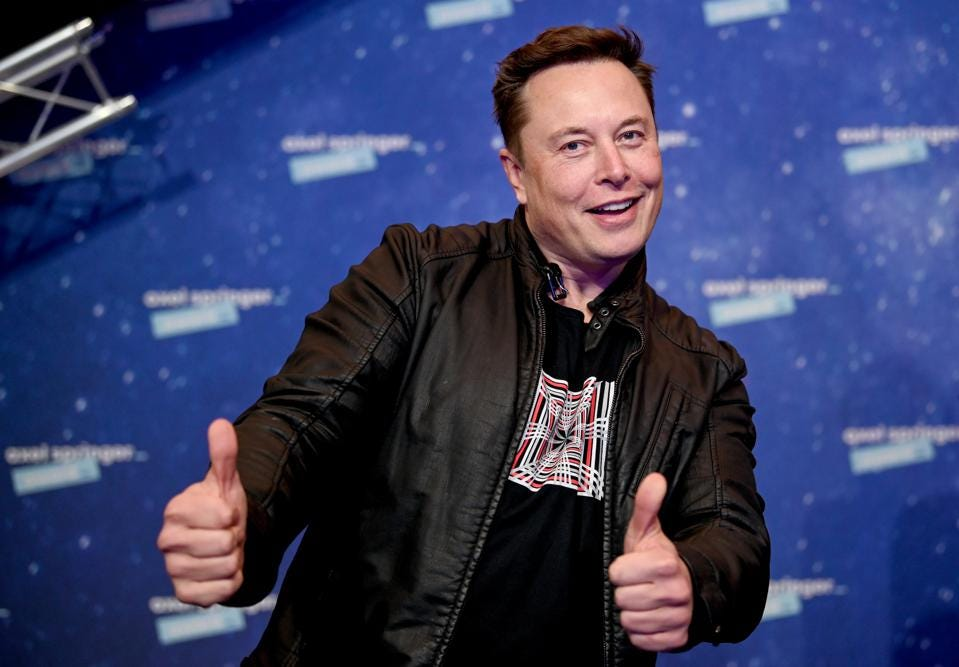
#> input picture images/people/elon.jpg, 959 x 667 px
$ jupyter execute 401-face-haar.ipynb
#> lines starting #> are read from the running program, lines starting #| are printed output that depends on the picture
[cell 1]
import cv2
from matplotlib import pyplot as plt


IMAGE_FILE = "images/people/elon.jpg"

img = cv2.imread(IMAGE_FILE)
#> img is the input picture: shape (667, 959, 3); mean B, G, R 101, 61.8, 55.5
img_rgb = cv2.cvtColor(img, cv2.COLOR_BGR2RGB)
plt.imshow(img_rgb)

[cell 2]
img_gray = cv2.cvtColor(img, cv2.COLOR_BGR2GRAY)
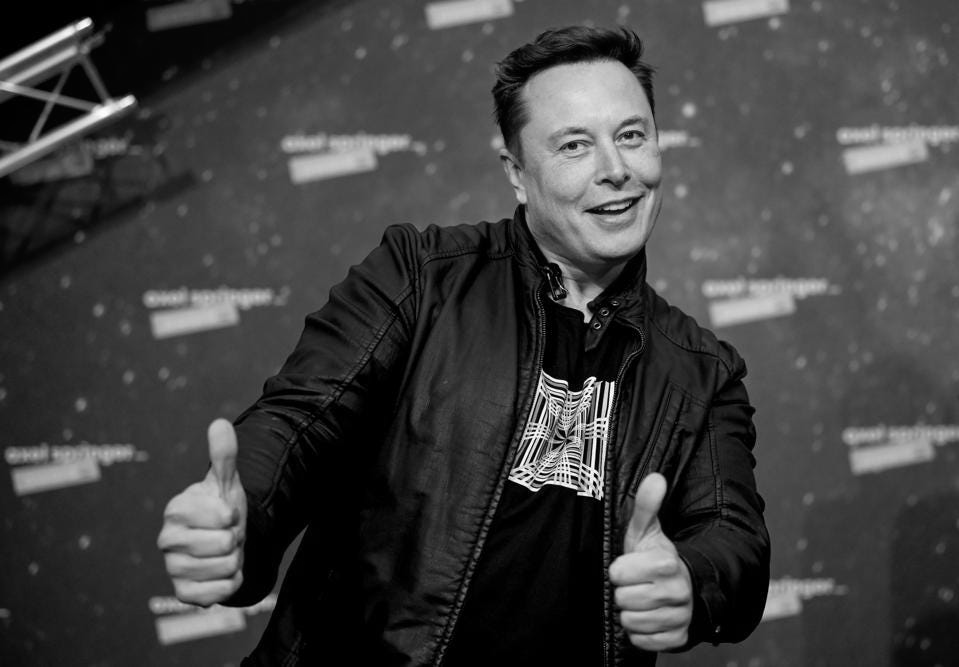
#> img_gray: shape (667, 959); min 0, max 255, mean 64.4

# url: https://github.com/opencv/opencv/tree/master/data/haarcascades
detector = cv2.CascadeClassifier('models/haarcascade_frontalface_default.xml')

found = detector.detectMultiScale(
    img_gray,
    scaleFactor=1.1,
    minNeighbors=5,
    minSize=(200, 200),
    flags=cv2.CASCADE_SCALE_IMAGE,
)
#> found = [[492, 44, 224, 224]]
print(found)
#| [[492  44 224 224]]

[cell 3]
GREEN = (0, 255, 0)
THICKENSS = 6

if len(found) != 0:
    for (x, y, width, height) in found:
        cv2.rectangle(img_rgb, (x, y), (x+height, y+width), GREEN, THICKENSS)
#> this loop made 1 pass
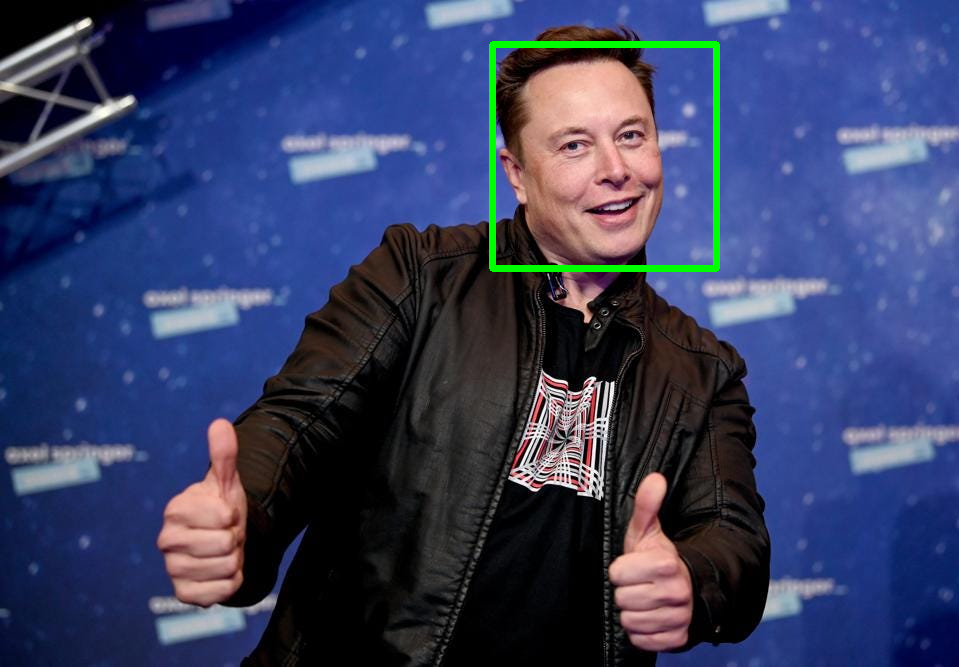
#> img_rgb: shape (667, 959, 3); mean R, G, B 54.9, 63.6, 99.8

plt.subplot(1, 1, 1)
plt.imshow(img_rgb)

$ run again, with images/people/ciheul.jpg copied over images/people/elon.jpg
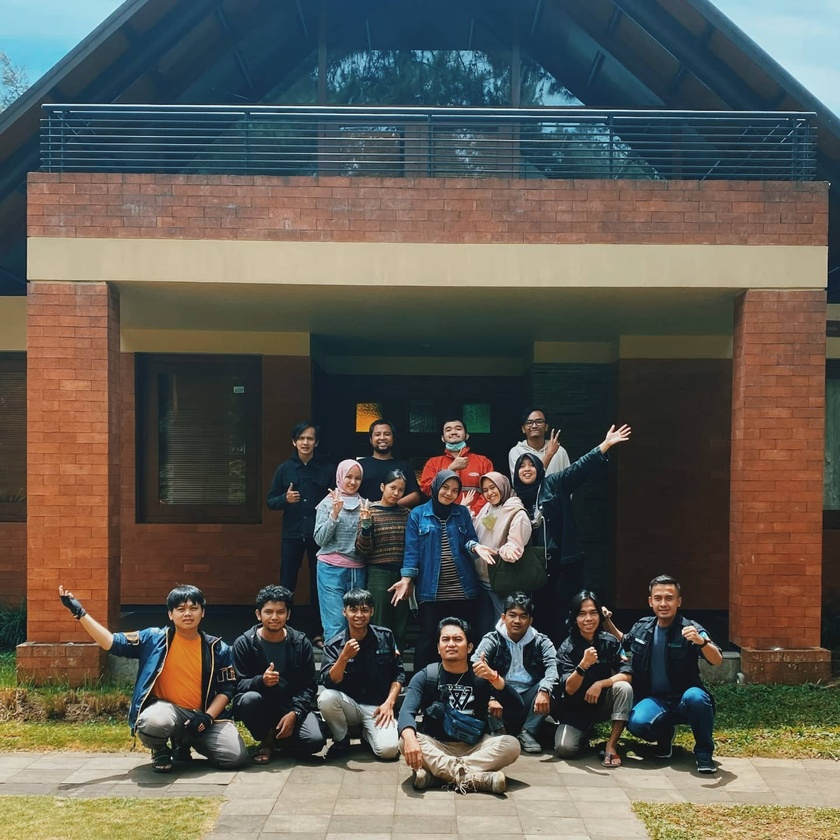
#> input picture images/people/ciheul.jpg, 840 x 840 px, shrunk from 1440 x 1440 before the run
#> img is the input picture: shape (840, 840, 3); mean B, G, R 82.6, 90.3, 93.4
#> `img_gray = cv2.cvtColor(img, cv2.COLOR_BGR2GRAY)`:
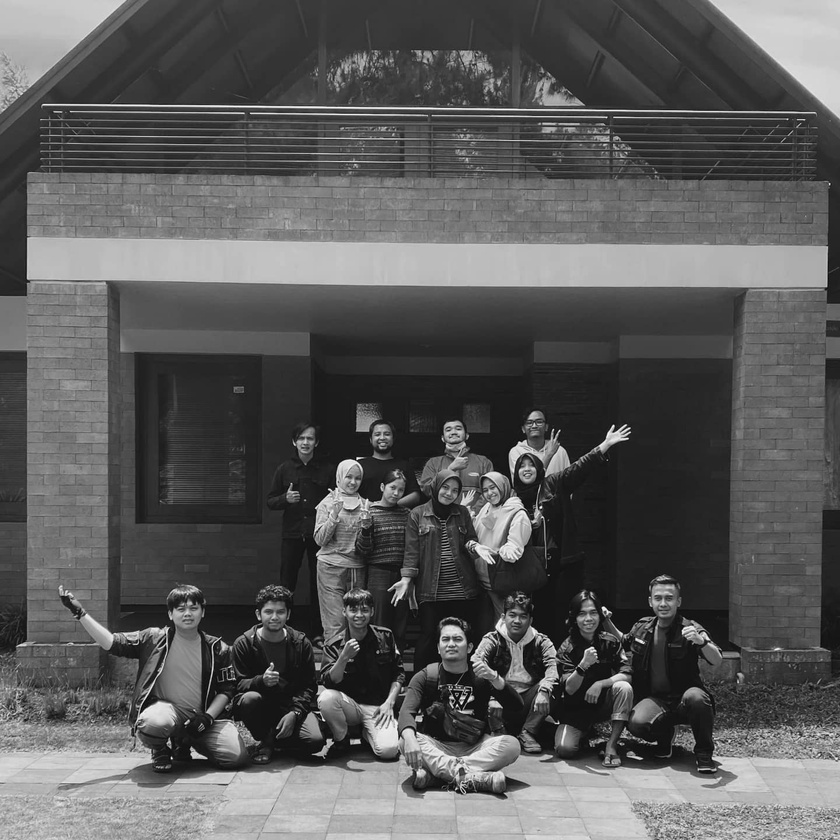
#> img_gray: shape (840, 840); min 0, max 255, mean 90.4
#> found = ()

$ run again, with images/people/crowd.jpg copied over images/people/elon.jpg
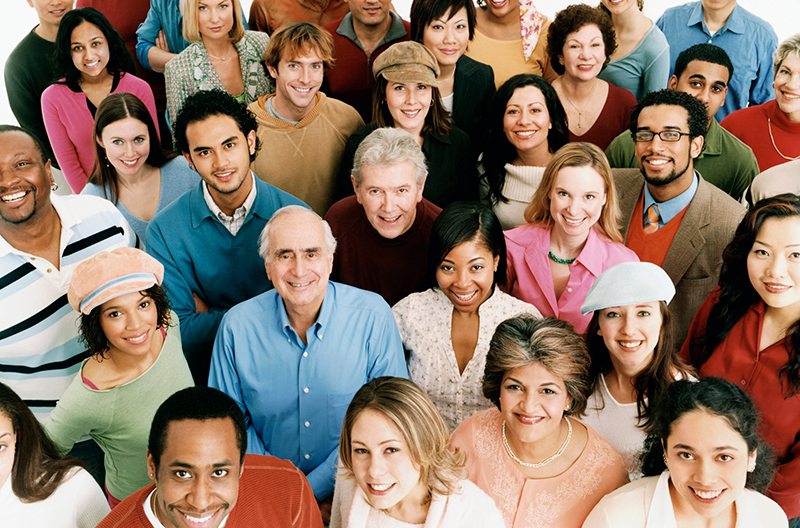
#> input picture images/people/crowd.jpg, 800 x 528 px
#> img is the input picture: shape (528, 800, 3); mean B, G, R 105.1, 119.9, 141.2
#> `img_gray = cv2.cvtColor(img, cv2.COLOR_BGR2GRAY)`:
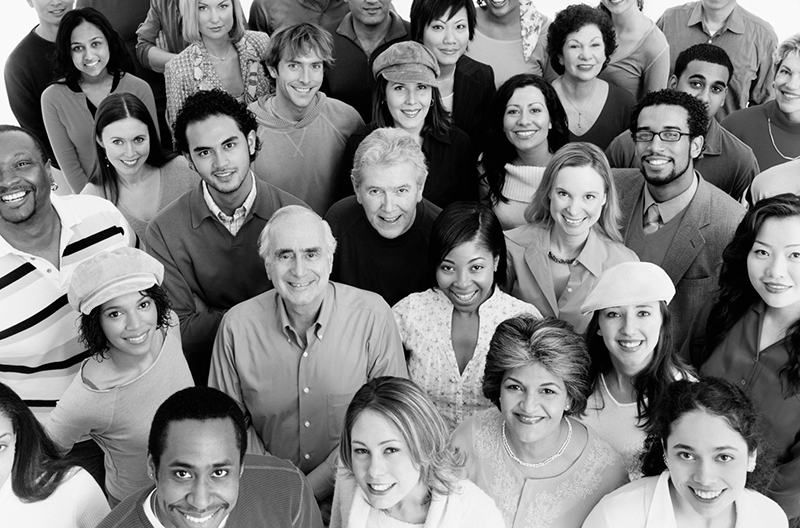
#> img_gray: shape (528, 800); min 0, max 255, mean 124.6
#> found = ()

$ run again, with images/people/kerja.jpg copied over images/people/elon.jpg
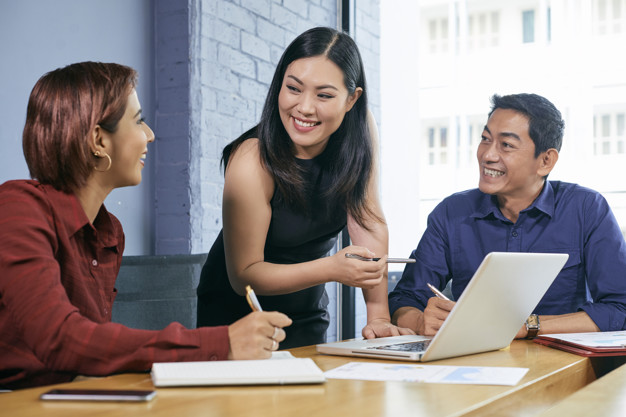
#> input picture images/people/kerja.jpg, 626 x 417 px
#> img is the input picture: shape (417, 626, 3); mean B, G, R 137, 137.2, 146.1
#> `img_gray = cv2.cvtColor(img, cv2.COLOR_BGR2GRAY)`:
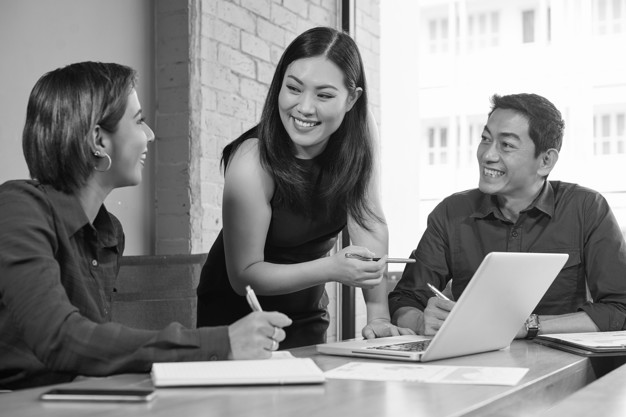
#> img_gray: shape (417, 626); min 1, max 255, mean 139.8
#> found = ()
